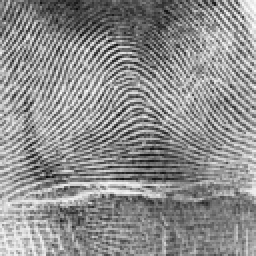
%> input picture Project4/hw4_prog_Bodong/fingerprint.png, 128 x 128 px, shrunk from 512 x 512 before the run (shown 2 times larger)
$ octave hw4_4_b.m   (GNU Octave 9; MATLAB toolbox functions it lacks are replaced by stand-ins)
%> lines starting %> are read from the running program, lines starting %| are printed output that depends on the picture
%> further down, I is the input picture: size 128x128 uint8; min 10, max 253, mean 141.5
### Project4/hw4_prog_Bodong/BlurDegradation.m
function [gblur, H_blurdegradation] = BlurDegradation(f)
%range 0-255
f = double(f);
M = size(f,1);
%> M = 128
N = size(f,2);
%> N = 128
sigma_n = max(f(:))*0.05;
%> sigma_n = 12.65
sigmaspatial = 4;
Hblur=zeros(size(f));
sigmafreq = sqrt(1/(4*pi^2*(sigmaspatial/512)^2));
for u=1:size(f,1)
    for v=1:size(f,2)
        %create H
        Hblur(u,v) = exp(-((u-M/2).^2+(v-N/2).^2)/(2*sigmafreq^2));
    end;
end;
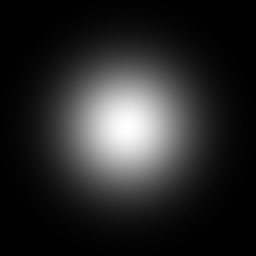
%> Hblur: size 128x128 double (shown 2 times larger); min 5.17e-05, max 1, mean 0.159
H_blurdegradation=Hblur;
Hblur = ifftshift(Hblur);
gblur = real(ifft2(Hblur.*fft2(f)))+sigma_n*randn(M,N);
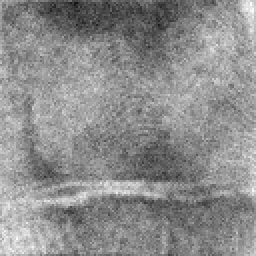
%> gblur: size 128x128 double (shown 2 times larger); min 20.8, max 253.5, mean 141
end

### Project4/hw4_prog_Bodong/WienerReject.m
function Io= WienerReject(I,H,K)
%where I is the degraded input image(spatial domain), H is the degradation in the Fourier domain(shifted), K is the
% % %parameter for Wiener filtering and Io is the output image(spatial domain).
    if(ndims(I)==3)
        I=rgb2gray(I);
    end
    %intensity should between 0 and 1
    if max(max(I))>1
        display('Intensity should not exceed 1');
        pause;
    end

    if min(min(I))<0
        display('Intensity should not be smaller than 0');
        pause;
    end
    %transform image into frequency domain
    I_fre=fft2(I);
    I_fre_shift=fftshift(I_fre);

    [m,n]=size(I_fre_shift);
    if size(I_fre_shift)~=size(H)
        display('size(I_fre_shift)~=size(H)');
        pause;
    end
    I_fre_shift_filtered=zeros(size(I_fre_shift));
    %Wiener Filtering
    for u=1:m
        for v=1:n
            I_fre_shift_filtered(u,v)=I_fre_shift(u,v)*conj(H(u,v))/(abs(H(u,v))*abs(H(u,v))+K);
        end
    end
    %Transform into spatial domain
    I_fre_filtered=ifftshift(I_fre_shift_filtered);
    Io=ifft2(I_fre_filtered);


end

### Project4/hw4_prog_Bodong/hw4_4_b.m
clc
clear all
close all

I=imread('fingerprint.png');%0-255
[fingerprint_gblur,H_blurdegradation] = BlurDegradation(I);
fingerprint_gblur=fingerprint_gblur/255;
fingerprint_gblur=min(fingerprint_gblur,ones(size(fingerprint_gblur)));
fingerprint_gblur=max(fingerprint_gblur,zeros(size(fingerprint_gblur)));


imshow(fingerprint_gblur);
imwrite(fingerprint_gblur,'hw4_4_b_fingerprint_blur.png');

%K=1;
flag=1;

%for K=0.001:0.001:0.01
for K=0.003:0.0001:0.005
K
save_MSE_wiener(1,flag)=K;


Io= WienerReject(fingerprint_gblur,H_blurdegradation,K);


Io_real=real(Io);
Io_real=min(Io_real,ones(size(Io_real)));
Io_real=max(Io_real,zeros(size(Io_real)));

I_01=double(I)/255;


square_dis_blur=0;
square_dis_wiener=0;
for x=1:size(Io_real,1)
    for y=1:size(Io_real,2)
        square_dis_blur=square_dis_blur+255*(fingerprint_gblur(x,y)-I_01(x,y))*255*(fingerprint_gblur(x,y)-I_01(x,y));%compare to no-noise image, not noisy image
        square_dis_wiener=square_dis_wiener+255*(Io_real(x,y)-I_01(x,y))*255*(Io_real(x,y)-I_01(x,y));
    end
end

figure(2);imshow(Io_real);title('image after wiener filtering');
imwrite(Io_real,strcat('hw4_4_b_fingerprint_after_wiener_K',num2str(K),'.png'));


display('The mean square distance after blur is ');
%MSE=square_dis_noise/(size(I,1)*size(I,2))
MSE_blur=square_dis_blur/(size(Io_real,1)*size(Io_real,2))


display('The mean square distance after wiener filtering is ');
%MSE=square_dis_noise/(size(I,1)*size(I,2))
MSE_wiener=square_dis_wiener/(size(Io_real,1)*size(Io_real,2))


% [4 lines of commented-out code are left out]

save_MSE_wiener(2,flag)=MSE_blur;
save_MSE_wiener(3,flag)=MSE_wiener;
flag=flag+1;
save('save_MSE_wiener.mat','save_MSE_wiener');
end
%> this loop made 21 passes
%> MSE_wiener on passes 1 to 12: 3855.6, 3771.2, 3690.9, 3614.3, 3541.4, 3471.9, 3405.6, 3342.1, 3281.1, 3222.5, 3166.3, 3112.3
%> pass 1, `Io_real=real(Io);`:
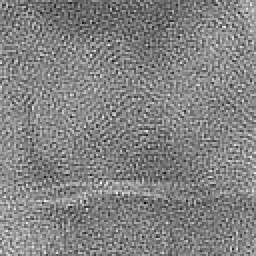
%> Io_real: size 128x128 double (shown 2 times larger); min -0.761, max 1.8, mean 0.553; drawn with min black and max white
%> pass 1, `Io_real=min(Io_real,ones(size(Io_real)));`:
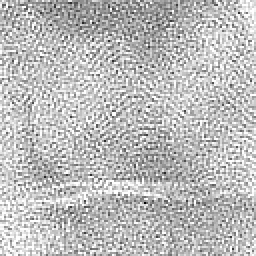
%> Io_real: size 128x128 double (shown 2 times larger); min -0.761, max 1, mean 0.544; drawn with min black and max white
%> pass 1, `Io_real=max(Io_real,zeros(size(Io_real)));`:
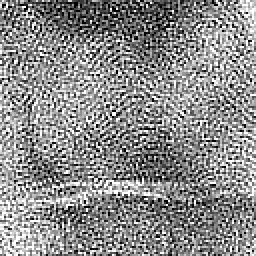
%> Io_real: size 128x128 double (shown 2 times larger); min 0, max 1, mean 0.548
%> after the loop, flag = 22; save_MSE_wiener = 21 columns, first 8: [0.003 0.0031 0.0032 0.0033 0.0034 0.0035 0.0036 0.0037; 1220.4 1220.4 1220.4 1220.4 1220.4 1220.4 1220.4 1220.4; 3855.6 3771.2 3690.9 3614.3 3541.4 3471.9 3405.6 3342.1]

plot(save_MSE_wiener(1,:),save_MSE_wiener(2,:),':ok',save_MSE_wiener(1,:),save_MSE_wiener(3,:),'--xr');
legend('MSE of blur degradation','MSE after wiener');
%axis([0,4,0,1]);
xlabel('K');ylabel('MSE');
title('fingerprint');
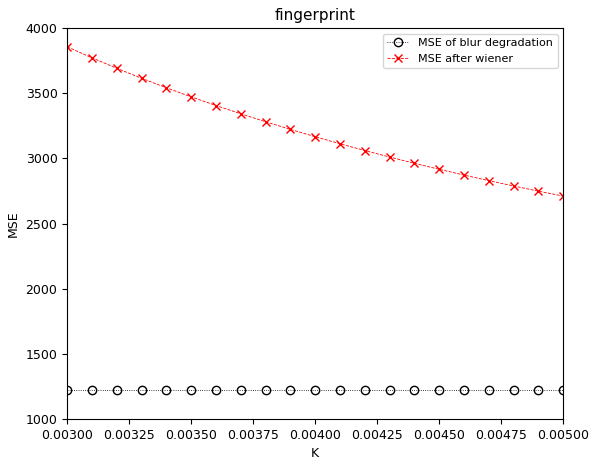
%> figure redrawn from the program's plot data; curve peaks at x = 0.003, y = 3855.6

%display(strcat('a;sdfij',num2str(qq),'asdf'));
